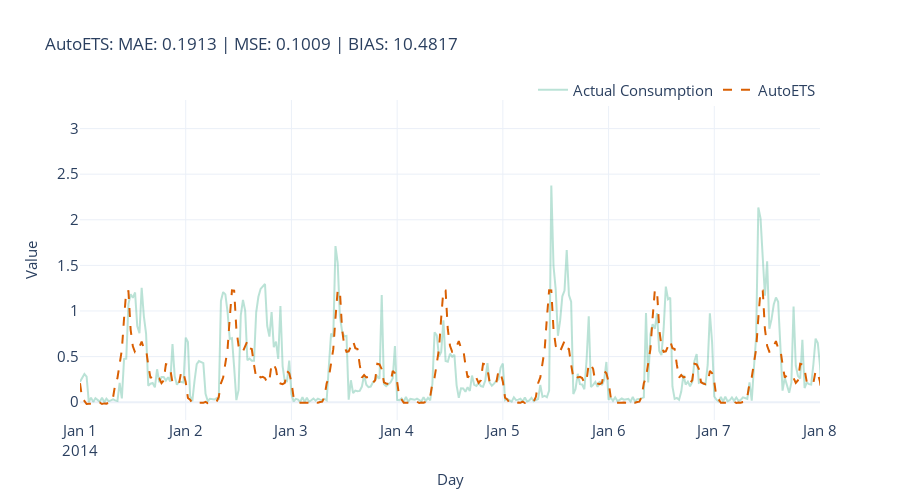

The cell this chart's notebook holds for it:
### Code cell
## AutoETS
model_name = ['AutoETS']
model_display_name = ['AutoETS']

fig = plot_forecast(results, forecast_columns=model_name, forecast_display_names=model_display_name, timestamp_col ='timestamp')
fig = format_plot(fig)
fig.update_layout(
    title=f"{model_name[0]}: "\
          f"MAE: {metrics.loc[metrics.Model==model_name[0]][['mean_absolute_error']].iloc[0].item():.4f} | "\
          f"MSE: {metrics.loc[metrics.Model==model_name[0]][['mean_squared_error']].iloc[0].item():.4f} | "\
          f"BIAS: {metrics.loc[metrics.Model==model_name[0]][['forecast_bias']].iloc[0].item():.4f}"
)
fig.update_xaxes(type="date", range=["2014-01-01", "2014-01-08"])
fig.write_image(dst_img/"autoets.png")
fig.show()

### Figure 1 — Plotly figure (JSON) as saved in the notebook; plotly's stock layout.template omitted (floating-point values rounded to 4 significant figures; data arrays with more than 128 entries replaced by an {"elided": "..."} marker saying what was removed)
{"data": [{"line": {"color": "rgba(27,158,119, 0.3)"}, "mode": "lines", "name": "Actual Consumption", "type": "scatter", "x": {"elided": "1488 str values"}, "y": {"elided": "1488 float values"}}, {"line": {"color": "rgba(217,95,2, 1)", "dash": "dash"}, "mode": "lines", "name": "AutoETS", "type": "scatter", "x": {"elided": "1488 str values"}, "y": {"elided": "1488 float values"}}], "layout": {"autosize": false, "height": 500, "legend": {"font": {"size": 15}, "orientation": "h", "title": {}, "x": 1, "xanchor": "right", "y": 0.98, "yanchor": "bottom"}, "title": {"text": "AutoETS: MAE: 0.1913 | MSE: 0.1009 | BIAS: 10.4817"}, "width": 900, "xaxis": {"range": ["2014-01-01", "2014-01-08"], "tickfont": {"size": 15}, "title": {"font": {"size": 15}, "text": "Day"}, "type": "date"}, "yaxis": {"tickfont": {"size": 15}, "title": {"font": {"size": 15}, "text": "Value"}}}}
